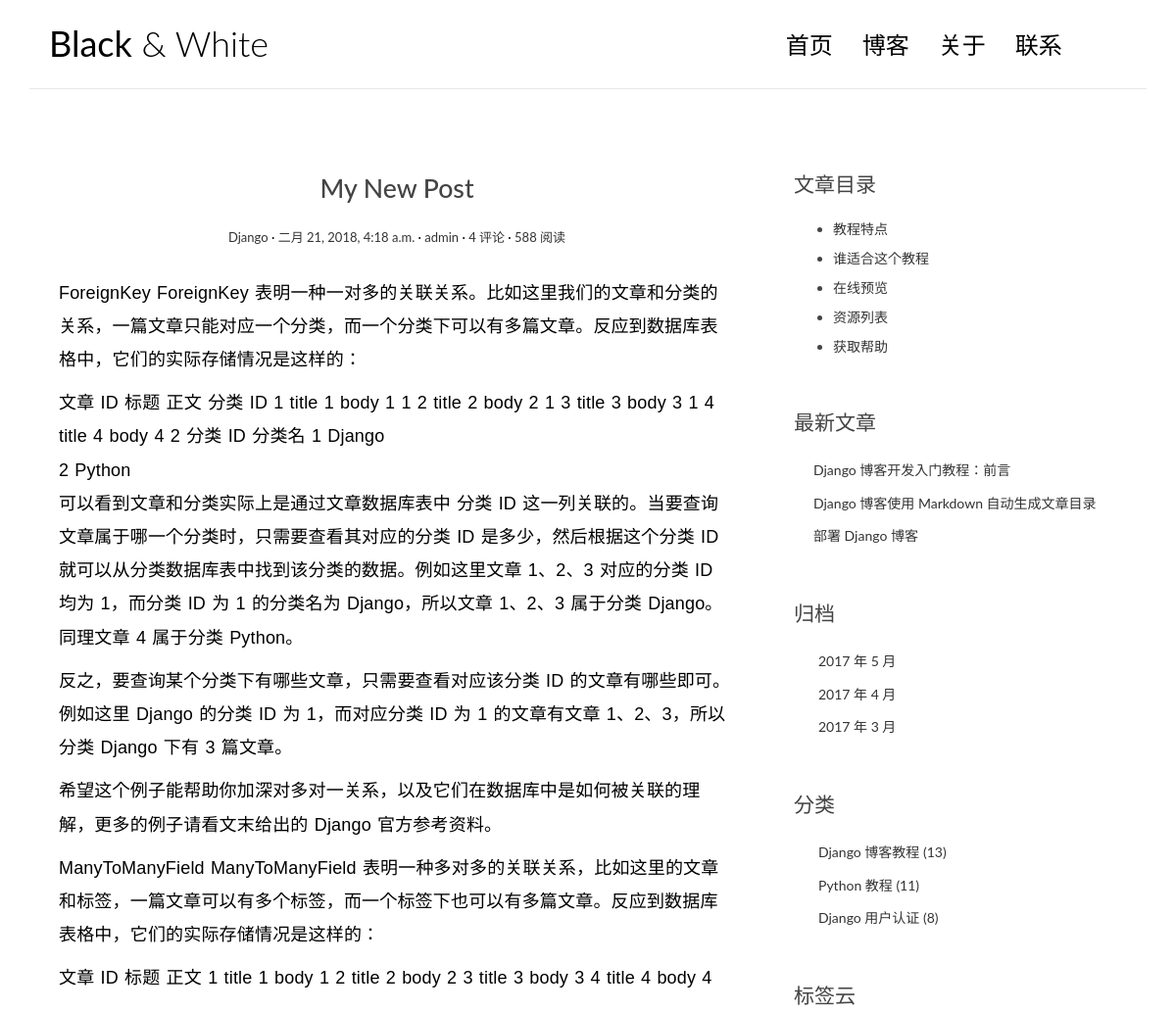
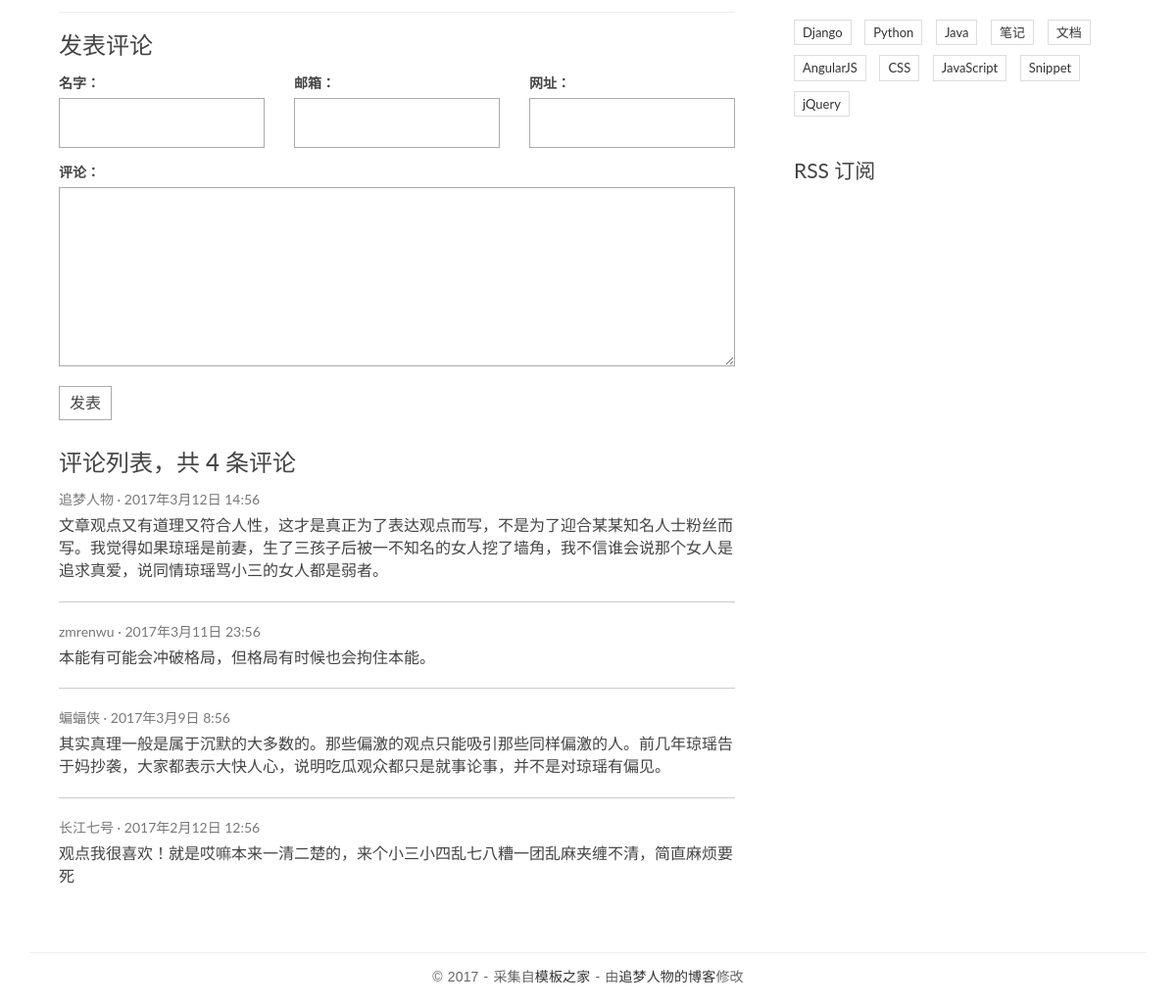
The page /blog/1 on the database its author committed (2 pictures, top to bottom).
### blog/models.py (models this page shows, shortened)
class Post(models.Model):
    title = models.CharField(max_length=70)
    body = models.TextField(default="")
    created_time = models.DateTimeField(auto_now=True)
    modified_time = models.DateTimeField(auto_now=True)
    excerpt = models.CharField(max_length=200, blank=True)
    category = models.ForeignKey('Category', on_delete=models.CASCADE, null=True)
    tag = models.ManyToManyField('Tag', blank=True)
    author = models.ForeignKey('auth.User', on_delete=models.CASCADE)

class Category(models.Model):
    name = models.CharField(max_length=100)

### blog/views.py (the view)
# urls.py: path('blog/<int:id>', views.detail, name='detail')
def detail(request, id):
    post = get_object_or_404(Post, id=id)
    post.body = markdown.markdown(post.body,
                                  extensions=[
                                     'markdown.extensions.extra',
                                     'markdown.extensions.codehilite',
                                     'markdown.extensions.toc',
                                  ])
    return render(request, 'blog/detail.html', context={'post': post})

### templates/blog/detail.html
{% extends 'base.html' %}
{% block main %}
    <article class="post post-{{ post.pk }}">
        <header class="entry-header">
            <h1 class="entry-title">{{ post.title }}</h1>
            <div class="entry-meta">
                <span class="post-category"><a href="#">{{ post.category.name }}</a></span>
                <span class="post-date"><a href="#"><time class="entry-date"
                                                          datetime="{{ post.created_time }}">{{ post.created_time }}</time></a></span>
                <span class="post-author"><a href="#">{{ post.author }}</a></span>
                <span class="comments-link"><a href="#">4 评论</a></span>
                <span class="views-count"><a href="#">588 阅读</a></span>
            </div>
        </header>
        <div class="entry-content clearfix">
            {{ post.body | safe }}
        </div>
    </article>
    <section class="comment-area" id="comment-area">
        <hr>
        <h3>发表评论</h3>
        <form action="#" method="post" class="comment-form">
            <div class="row">
                <div class="col-md-4">
                    <label for="id_name">名字：</label>
                    <input type="text" id="id_name" name="name" required>
                </div>
                <div class="col-md-4">
                    <label for="id_email">邮箱：</label>
                    <input type="email" id="id_email" name="email" required>
                </div>
                <div class="col-md-4">
                    <label for="id_url">网址：</label>
                    <input type="text" id="id_url" name="url">
                </div>
                <div class="col-md-12">
                    <label for="id_comment">评论：</label>
                    <textarea name="comment" id="id_comment" required></textarea>
                    <button type="submit" class="comment-btn">发表</button>
                </div>
            </div>
        </form>
        <div class="comment-list-panel">
            <h3>评论列表，共 <span>4</span> 条评论</h3>
            <ul class="comment-list list-unstyled">
                <li class="comment-item">
                    <span class="nickname">追梦人物</span>
                    <time class="submit-date" datetime="2012-11-09T23:15:57+00:00">2017年3月12日 14:56</time>
                    <div class="text">
                        文章观点又有道理又符合人性，这才是真正为了表达观点而写，不是为了迎合某某知名人士粉丝而写。我觉得如果琼瑶是前妻，生了三孩子后被一不知名的女人挖了墙角，我不信谁会说那个女人是追求真爱，说同情琼瑶骂小三的女人都是弱者。
                    </div>
                </li>
                <li class="comment-item">
                    <span class="nickname">zmrenwu</span>
                    <time class="submit-date" datetime="2012-11-09T23:15:57+00:00">2017年3月11日 23:56</time>
                    <div class="text">
                        本能有可能会冲破格局，但格局有时候也会拘住本能。
                    </div>
                </li>
                <li class="comment-item">
                    <span class="nickname">蝙蝠侠</span>
                    <time class="submit-date" datetime="2012-11-09T23:15:57+00:00">2017年3月9日 8:56</time>
                    <div class="text">
                        其实真理一般是属于沉默的大多数的。那些偏激的观点只能吸引那些同样偏激的人。前几年琼瑶告于妈抄袭，大家都表示大快人心，说明吃瓜观众都只是就事论事，并不是对琼瑶有偏见。
                    </div>
                </li>
                <li class="comment-item">
                    <span class="nickname">长江七号</span>
                    <time class="submit-date" datetime="2012-11-09T23:15:57+00:00">2017年2月12日 12:56</time>
                    <div class="text">
                        观点我很喜欢！就是哎嘛本来一清二楚的，来个小三小四乱七八糟一团乱麻夹缠不清，简直麻烦要死
                    </div>
                </li>
            </ul>
        </div>
    </section>
{% endblock main %}
{% block toc %}
    <div class="widget widget-content">
        <h3 class="widget-title">文章目录</h3>
        <ul>
            <li>
                <a href="#">教程特点</a>
            </li>
            <li>
                <a href="#">谁适合这个教程</a>
            </li>
            <li>
                <a href="#">在线预览</a>
            </li>
            <li>
                <a href="#">资源列表</a>
            </li>
            <li>
                <a href="#">获取帮助</a>
            </li>
        </ul>
    </div>
{% endblock toc %}

### blog/static/blog/css/custom.css (style rules this page uses)
* { outline: none; }
h1, h2, h3, h4, h5, h6 { margin-top: 0; }
a { color: #333; }
body { color: #444; font-family: 'Lato', sans-serif; }
p { font-family: 'Ubuntu', sans-serif; font-weight: 400; word-spacing: 1px; letter-spacing: 0.01em; }
.post { background: #fff; padding: 30px 30px 0; }
.entry-title { text-align: center; font-size: 1.9em; margin-bottom: 20px; line-height: 1.6; padding: 10px 20px 0; }
.entry-meta { text-align: center; color: #DDDDDD; font-size: 13px; margin-bottom: 30px; }
.entry-content { font-size: 18px; line-height: 1.9; font-weight: 300; color: #000; }
.post-category::after, .post-date::after, .post-author::after, .comments-link::after { content: ' ·'; color: #000; }
.widget { background: #fff; padding: 30px 0 0; }
.widget-title { font-size: 1.5em; margin-bottom: 20px; line-height: 1.6; padding: 10px 0 0; font-weight: 400; }
.widget-content ul li { margin-bottom: 10px; }
.contact-form input, .comment-form input { border: 1px solid #aaa; margin-bottom: 15px; width: 100%; padding: 15px 15px; font-size: 16px; line-height: 100%; transition: 0.4s border-color linear; }
.contact-form textarea, .comment-form textarea { border: 1px solid #aaa; margin-bottom: 15px; width: 100%; padding: 15px 15px; font-size: 16px; line-height: 20px !important; min-height: 183px; transition: 0.4s border-color linear; }
.comment-area { padding: 0 30px 0; }
.comment-form { margin-top: 15px; }
.comment-form .comment-btn { background-color: #fff; border: 1px solid #aaa; font-size: 16px; padding: 5px 10px; }
.comment-list-panel { margin-top: 30px; }
.comment-list { margin-top: 15px; }
.comment-item:not(:last-child) { border-bottom: 1px #ccc solid; margin-bottom: 20px; padding-bottom: 20px; }
.comment-item .nickname, .comment-item .submit-date { color: #777; font-size: 14px; }
.comment-item .nickname:after { content: ' ·'; }
.comment-item .text { padding-top: 5px; font-size: 16px; }

### rows shown on the page
Post: title "My New Post", category.name "Django", created_time "二月 21, 2018, 4:18 a.m.", author "admin", body "ForeignKey ForeignKey 表明一种一对多的关联关系。比如这里我们的文章和分类的关系，一篇文章只能对应一个分类，而一个分类下可以有多篇文章。反应到数据库表格中，它们的实际存储情况是这样的： 文章 ID 标题 正文 分类 ID 1 title 1 body 1 1 2 title 2 body 2 1 3 title 3 body 3 1 4 title 4 body 4 2 分类 ID 分类名 1 Django 2 Python 可以看到文章和分类实际上是通过文章数据库表中 分类 ID 这一列关联的。当要查询文章属于哪一个分类时，只需要查看其对应的分类 ID 是多少，然后根据这个分类 ID 就可以从分类数据库表中找到该分类的数据。例如这里文章 1、2、3 对应的分类 ID 均为 1，而分类 ID 为 1 的分类名为 Django，所以文章 1、2、3 属于分类 Django。同理文章 4 属于分类 Python。 反之，要查询某个分类下有哪些文章，只需要查看对应该分类 ID 的文章有哪些即可。例如这里 Django 的分类 ID 为 1，而对应分类 ID 为 1 的文章有文章 1、2、3，所以分类 Django 下有 3 篇文章。 希望这个例子能帮助你加深对多对一关系，以及它们在数据库中是如何被关联的理解，更多的例子请看文末给出的 Django 官方参考资料。 ManyToManyField ManyToManyField…"
